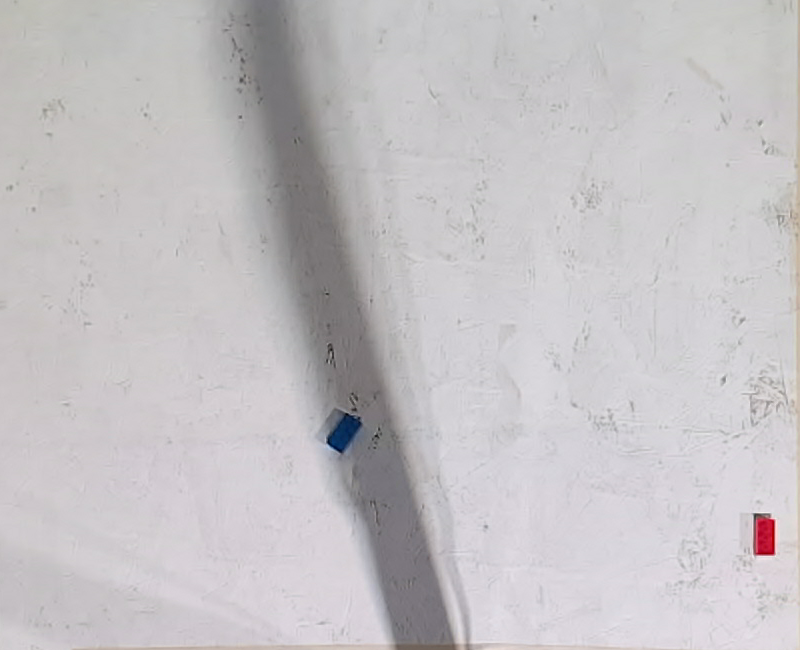
#> input picture demo/one_red_one_blue.png, 800 x 650 px
$ python detect_block.py
#> lines starting #> are read from the running program, lines starting #| are printed output that depends on the picture; after the words box and inside, x2 and y2 are one past the last pixel; in counts of white or black regions, pixels touching at a corner belong together
### demo/BlockLoc.py
import numpy as np
import cv2 as cv
import matplotlib.pyplot as plt
from Block import *

def valid_block(center, minx=630, maxx=1120, miny=495, maxy=830):
    if minx < center[0] and center[0] < maxx and miny < center[1] and center[1] < maxy:
        return True
    else:
        return False

def get_block_locs(img):
    """
    THIS FUNCTION TAKES AN IMAGE AND RETURNS BLOCK LOCATIONS AND ORIENTATIONS IN THE camera sensor FRAME,
    THIS CURRENTLY WORKS FOR RED AND BLUE BLOCKS ONLY, IMAGE CROPPING IS HARD CODED


    INPUTS: img
    img: image, preferably cv.imread BGR

    OUTPUTS:
    blocks_red, blocks_blue
    blocks_red: sorted list of red blocks with attributes
    blocks_blue: sorted list of blue blocks with attributes

    SEE Block.py for more info on attributes.
    """

    # crop image
    # img = img[0:420,330:800,:] # BGR

    # Normalize image
    img_mag = np.linalg.norm(img, axis=2)
    img_norm = np.zeros(img.shape)
    img_norm = img / np.expand_dims(img_mag,2)
    # for i in range(img.shape[0]):
    #     for j in range(img.shape[1]):
    #         img_norm[i,j] = img[i,j] / img_mag[i,j]

    # Thresholding and masking
    blue_thresh = 0.8
    red_thresh = 0.8
    blue_mask = ((img_norm[:,:,0] > blue_thresh)*255).astype('uint8')
    red_mask = ((img_norm[:,:,2] > red_thresh)*255).astype('uint8')

    # set kernel for morphology stuff
    kernel = np.ones((3,3),np.uint8)

    # closes small patches
    blue_mask = cv.morphologyEx(blue_mask, cv.MORPH_CLOSE, kernel)
    red_mask = cv.morphologyEx(red_mask, cv.MORPH_CLOSE, kernel)

    # open image
    blue_mask = cv.morphologyEx(blue_mask, cv.MORPH_OPEN, kernel)
    red_mask = cv.morphologyEx(red_mask, cv.MORPH_OPEN, kernel)

    # find contours
    contours_blue, _ = cv.findContours(image=blue_mask, mode=cv.RETR_TREE, method=cv.CHAIN_APPROX_SIMPLE)
    contours_red, _ = cv.findContours(image=red_mask, mode=cv.RETR_TREE, method=cv.CHAIN_APPROX_SIMPLE)

    # initialize lists of red and blue blocks
    blocks_blue = []
    blocks_red = []

    for i in range(len(contours_blue)):

        # Convert contour into minimum area rectangle
        rect = cv.minAreaRect(contours_blue[i])

        # Convert minimum area rectangle into four points
        pts = cv.boxPoints(rect)

        # Compute length of two edges connecting to first point
        len1 = np.linalg.norm(pts[1]-pts[0])
        len2 = np.linalg.norm(pts[3]-pts[0])

        # Use longer edge to determine angle
        center = np.mean(pts,axis=0)

        if(len1 > len2):
            ang = np.arctan2(pts[1,1]-pts[0,1], pts[1,0]-pts[0,0])
            length = len1
            width = len2

        else:
            ang = np.arctan2(pts[3,1]-pts[0,1], pts[3,0]-pts[0,0])
            length = len2
            width = len1

        # [7 lines of commented-out code are left out]

        cur_block = Block(center[0],center[1],length,width,ang,'blue')

        if valid_block(center):
            blocks_blue.append(cur_block)

    for i in range(len(contours_red)):

        # Convert contour into minimum area rectangle
        rect = cv.minAreaRect(contours_red[i])

        # Convert minimum area rectangle into four points
        pts = cv.boxPoints(rect)

        # Compute length of two edges connecting to first point
        len1 = np.linalg.norm(pts[1]-pts[0])
        len2 = np.linalg.norm(pts[3]-pts[0])

        # Use longer edge to determine angle
        center = np.mean(pts,axis=0)

        if(len1 > len2):
            ang = np.arctan2(pts[1,1]-pts[0,1], pts[1,0]-pts[0,0])
            length = len1
            width = len2
        else:
            ang = np.arctan2(pts[3,1]-pts[0,1], pts[3,0]-pts[0,0])
            length = len2
            width = len1

        # [7 lines of commented-out code are left out]

        cur_block = Block(center[0],center[1],length,width,ang,'red')

        if valid_block(center):
            blocks_red.append(cur_block)

    blocks_blue.sort(key=lambda cur: cur.x)
    blocks_red.sort(key=lambda cur: cur.x)

    return blocks_red, blocks_blue

### demo/Block.py
import numpy
class Block:
    """"
    x: CENTROID OF X POSITION IN BASE_LINK {m}
    y: CENTROID OF Y POSITION IN BASE_LINK {m}
    length: defined as dimension which is greater than width {m}
    width: defined as dimensions which is shorter than length {m}
    angle: angle of length of block measured from the x "axis" in the camera frame {rad}
    color: STRING OF "BLUE" OR "RED"
    """
    def __init__(self,x_,y_,length_,width_,angle_,color_) -> None:
        self.x = x_ # Center x position, float
        self.y = y_ # CXenter y position, float
        if(length_ > width_):
            self.length = length_ # length, float; should be greater than or equal to width
            self.width = width_ # width, float; should be smaller than or equal to length
        else:
            self.length = width_
            self.width = length_
        self.angle = angle_ # angle, in radians
        self.color = color_ # color, string

### demo/detect_block.py
from BlockLoc import *
import cv2
import numpy as np

azure_kinect_rgb_image = cv.imread('one_red_one_blue.png')
#> azure_kinect_rgb_image is the input picture: shape (650, 800, 3); mean B, G, R 196.3, 193.6, 196.8


def draw_detections(frame, blocks_red, blocks_blue):
    RAD_TO_DEG = 180 / np.pi

    for block in blocks_red:
        rect = ((block.x, block.y), (block.length, block.width),
                block.angle * RAD_TO_DEG)
        box = cv2.boxPoints(rect)  # cv2.boxPoints(rect) for OpenCV 3.x
        box = np.int0(box)
        cv2.drawContours(frame, [box], 0, (0, 0, 255), 2)

    for block in blocks_blue:
        rect = ((block.x, block.y), (block.length, block.width),
                block.angle * RAD_TO_DEG)
        box = cv2.boxPoints(rect)  # cv2.boxPoints(rect) for OpenCV 3.x
        box = np.int0(box)
        cv2.drawContours(frame, [box], 0, (255, 0, 0), 2)
# cv2.cvtColor(azure_kinect_rgb_image[200:850, 500:1300], cv2.
frame = azure_kinect_rgb_image#[200:850, 500:1300, :3]

blocks_red, blocks_blue = get_block_locs(frame)
#> in get_block_locs, `img_norm = img / np.expand_dims(img_mag,2)`:
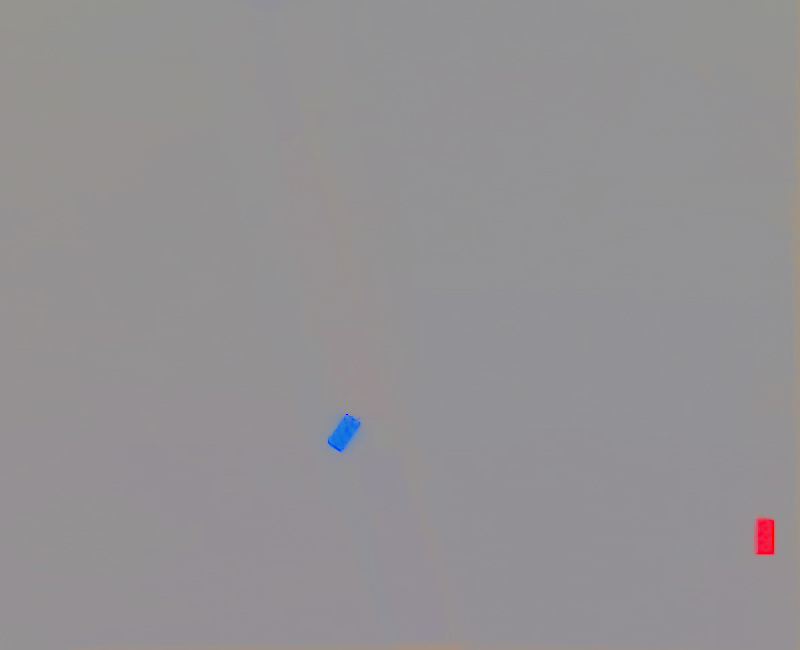
#> img_norm: shape (650, 800, 3) float64; mean B, G, R 0.579, 0.571, 0.581
#> in get_block_locs, `blue_mask = ((img_norm[:,:,0] > blue_thresh)*255).astype('uint8')`:
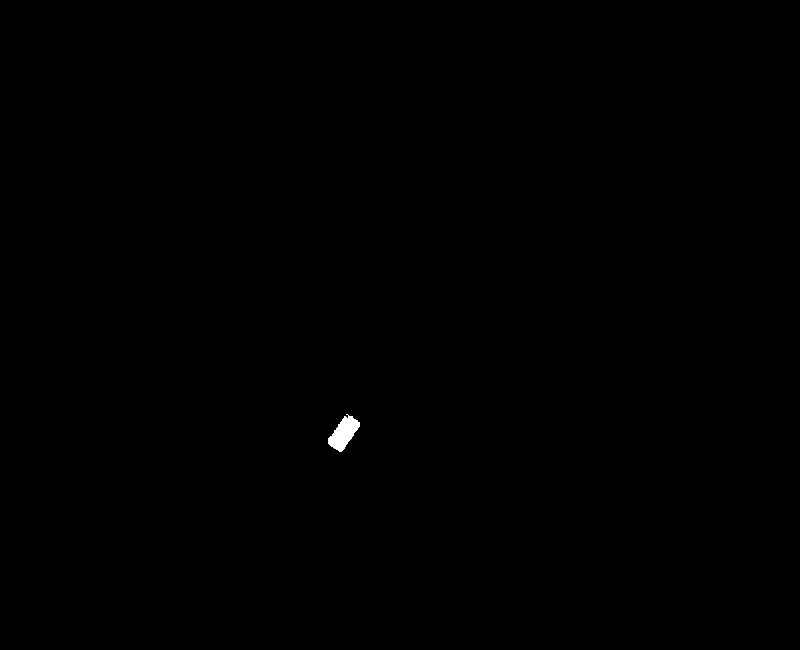
#> blue_mask: shape (650, 800); 0.12% white; 1 white region, box (x1, y1, x2, y2) and area: (328, 414, 360, 452) 643
#> in get_block_locs, `red_mask = ((img_norm[:,:,2] > red_thresh)*255).astype('uint8')`:
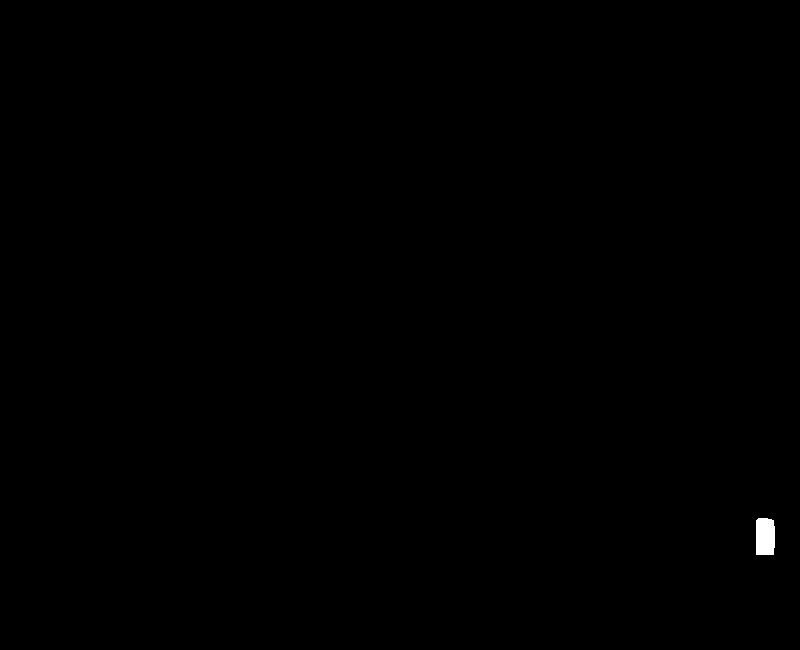
#> red_mask: shape (650, 800); 0.13% white; 1 white region, box (x1, y1, x2, y2) and area: (756, 518, 775, 555) 677
#> in get_block_locs, `blue_mask = cv.morphologyEx(blue_mask, cv.MORPH_CLOSE, kernel)`: blue_mask: shape (650, 800); 0.12% white; 1 white region, box (x1, y1, x2, y2) and area: (328, 414, 360, 452) 648
#> in get_block_locs, `blue_mask = cv.morphologyEx(blue_mask, cv.MORPH_OPEN, kernel)`: blue_mask: shape (650, 800); 0.12% white; 1 white region
#> in get_block_locs, `contours_blue, _ = cv.findContours(image=blue_mask, mode=cv.RETR_TREE,..`: contours_blue = 1 contour; box (x1, y1, x2, y2) and area: (328, 415, 360, 452) 600
#> in get_block_locs, `contours_red, _ = cv.findContours(image=red_mask, mode=cv.RETR_TREE, m..`: contours_red = 1 contour; box (x1, y1, x2, y2) and area: (756, 518, 775, 555) 625
#> the loop in get_block_locs, `for i in range(len(contours_blue)):` made 1 pass
#> (rect, len1, len2, ang, length, width) on pass 1: (((343.5, 432.5), (36.62, 18.83), -54.46), 18.83, 36.62, -0.951, 36.62, 18.83)
#> after the loop in get_block_locs, `for i in range(len(contours_blue)):`: blocks_blue = []
#> the loop in get_block_locs, `for i in range(len(contours_red)):` made 1 pass
#> (rect, pts, len1, len2, ang, length, width) on pass 1: (((765, 536), (36, 18), -90), [[774, 554], [756, 554], [756, 518], [774, 518]], 18, 36, -1.57, 36, 18)
#> after the loop in get_block_locs, `for i in range(len(contours_red)):`: blocks_red = 1 item
#> blocks_red = 1 item; blocks_blue = []

draw_detections(frame, blocks_red, blocks_blue)
#> the loop in draw_detections, `for block in blocks_red:` made 1 pass
#> (rect, box) on pass 1: (((765, 536), (36, 18), -90), [[774, 554], [756, 554], [756, 518], [774, 518]])
#> after the loop in draw_detections, `for block in blocks_red:`:
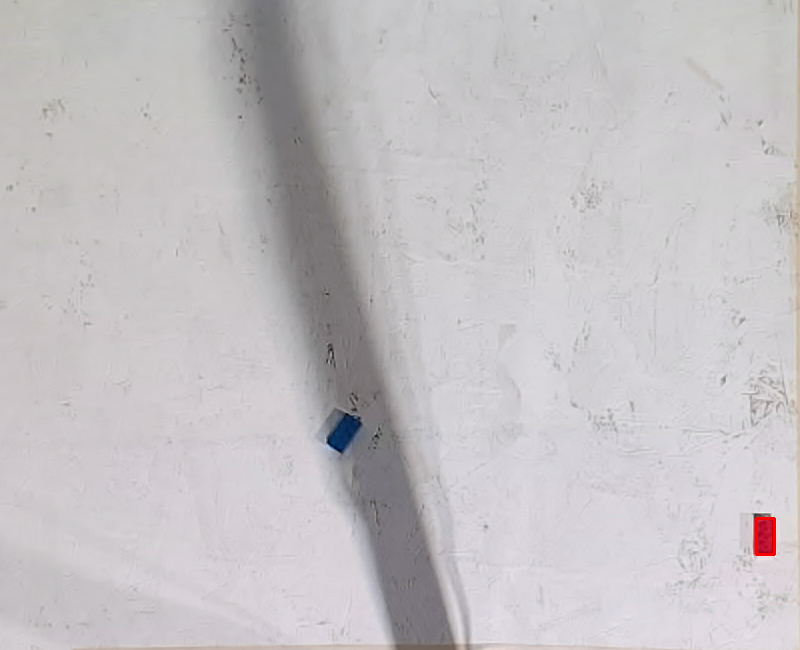
#> frame: shape (650, 800, 3); 0.06% of pixels changed, all inside (x1, y1, x2, y2) = (755, 517, 776, 556)

cv2.imshow('Webcam', frame)
cv2.waitKey(0)
